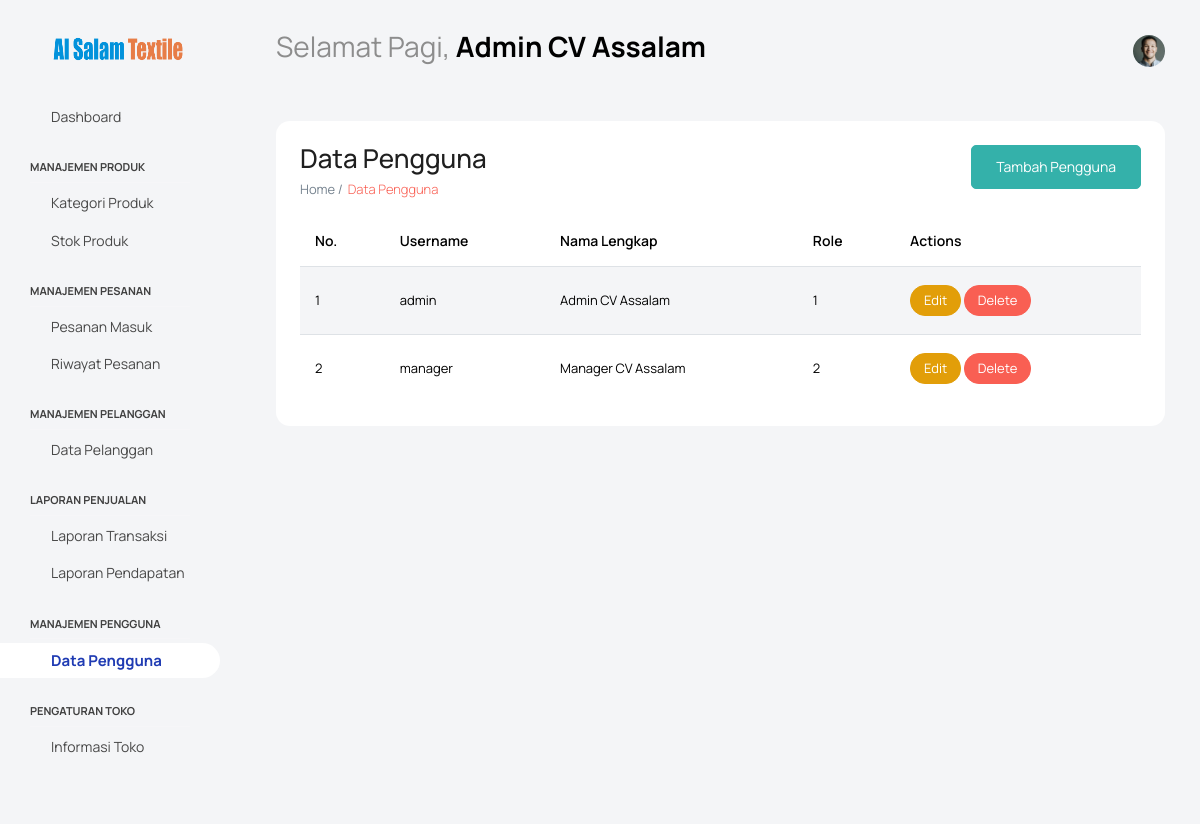
The app's page /index.php?page=data-pengguna (signed in) with its own data.
### tables this page shows
CREATE TABLE IF NOT EXISTS `pengguna` (
  `id` int NOT NULL AUTO_INCREMENT,
  `username` varchar(50) NOT NULL,
  `password` varchar(255) NOT NULL,
  `nama_lengkap` varchar(255) NOT NULL,
  `role` enum('1','2') NOT NULL,
  PRIMARY KEY (`id`),
  UNIQUE KEY `username` (`username`)
);

### src/pages/admin/data-pengguna.php (the view, shortened to what this page needs)
<?php
include('src/config/koneksi.php');
$sql = "SELECT id, username, nama_lengkap, role FROM pengguna WHERE role NOT IN ('pelanggan', 'supplier')";
$result = $conn->query($sql);
?>
<div class="col-lg-12 grid-margin stretch-card">
    <div class="card">
        <div class="card-body">
            <button type="button" class="btn btn-success float-end" data-toggle="modal" data-target="#addUserModal">
                Tambah Pengguna
            </button>
            <h2 class="mb-2">Data Pengguna</h2>
            <p class="card-description"> Home /<code>Data Pengguna</code></p>
            <div class="table-responsive">
                <table class="table table-striped">
                    <thead>
                        <tr>
                            <th>No.</th>
                            <th>Username</th>
                            <th>Nama Lengkap</th>
                            <th>Role</th>
                            <th>Actions</th>
                        </tr>
                    </thead>
                    <tbody>
                        <?php
                        if ($result->num_rows > 0) {
                            $no = 1;
                            while ($row = $result->fetch_assoc()) {
                                echo "<tr>";
                                echo "<td>" . $no++ . "</td>";
                                echo "<td>" . $row["username"] . "</td>";
                                echo "<td>" . $row["nama_lengkap"] . "</td>";
                                echo "<td>" . $row["role"] . "</td>";
                                echo "<td>
                            <button class='btn btn-warning btn-sm' onclick='editUser(" . json_encode($row) . ")'>Edit</button>
                            <button class='btn btn-danger btn-sm' onclick='deleteUser(" . $row["id"] . ")'>Delete</button>
                            </td>";
                                echo "</tr>";
                            }
                        } else {
                            echo "<tr><td colspan='5'>Tidak ada pengguna ditemukan</td></tr>";
                        }
                        ?>
                    </tbody>
                </table>
            </div>
        </div>
    </div>
</div>

### records on screen
pengguna: username "admin", nama_lengkap "Admin CV Assalam", role "1"
pengguna: username "manager", nama_lengkap "Manager CV Assalam", role "2"

### other values on screen
$_SESSION['nama_lengkap'] "Admin CV Assalam"
